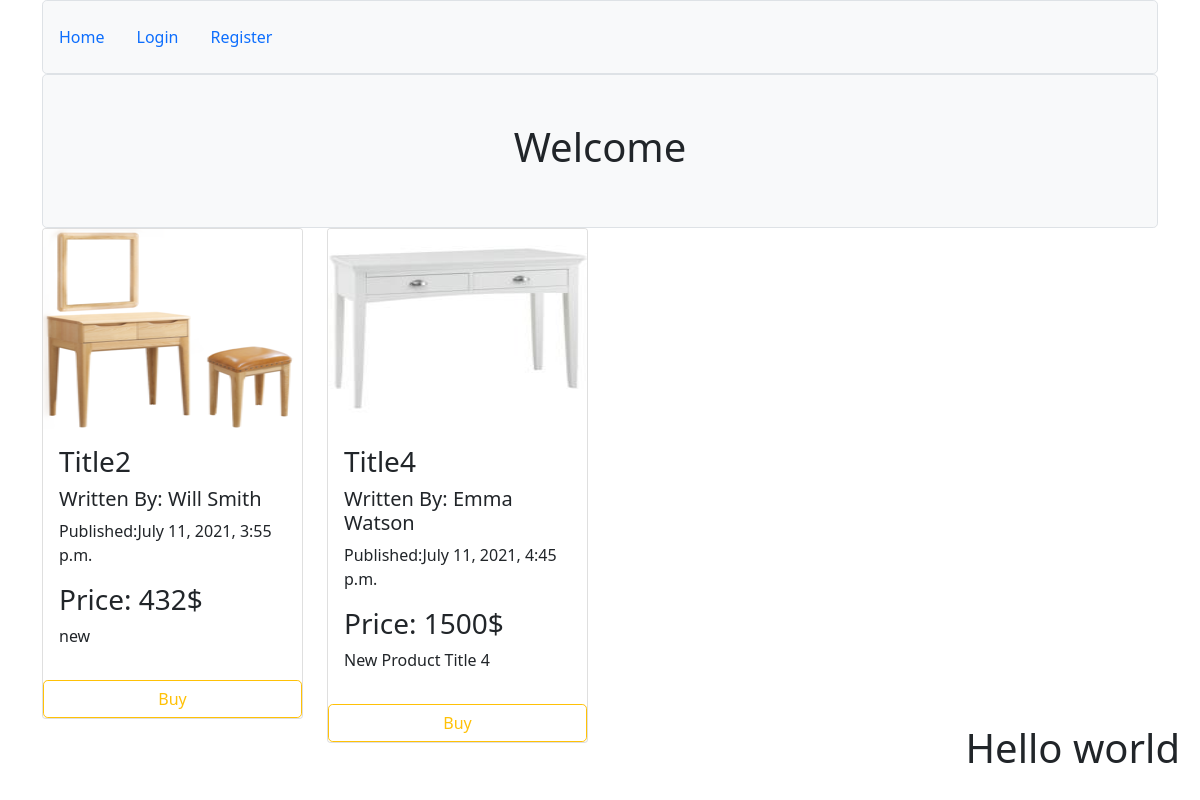
The page / on the database its author committed.
### newapp/models.py (models this page shows, shortened)
class Product(models.Model):
    title = models.CharField(max_length=64)
    description = models.TextField()
    image = models.ImageField(upload_to='images/', blank=True)
    price = models.CharField(max_length=64)
    timestamp = models.DateTimeField(auto_now_add=True, blank=True)
    published = models.BooleanField()
    author = models.ForeignKey(User, on_delete=models.CASCADE)

### newapp/views.py (the view)
# urls.py: path('', index, name='index'),
def index(request):
    products = Product.objects.filter(published=True).all()
    return render(request, 'index.html', {'products':products})

### newapp/templates/index.html (shortened to what this page needs)
{% extends 'base.html' %}
{% block content %}
    <div class="col">
        <div class="h-100 p-5 bg-light border rounded-3 text-center">
            <h1>Welcome</h1>
        </div>
    </div>
    <div class="row">
        {% for product in products%}
            <div class="col-3">
                <div class="card">
                    <img src="media/{{product.image}}" class="card-img-top" height="200px">
                    <div class="card-body">
                        <h3>{{product.title}}</h3>
                        <h5>Written By: {{product.author.first_name}} {{product.author.last_name}} </h5>
                        <p>Published:{{product.timestamp}}</p>
                        <h3>Price: {{product.price}}</h3>
                        <p>{{product.description}}</p>
                    </div>
                    {% if not request.user.is_staff %}
                        <a href="{% url 'buy_product' product.id %}" class="btn btn-outline-warning rounded-3 w-100">Buy</a>
                    {% endif %}
                </div>
            </div>
        {% endfor %}
    </div>
    <div class="position-fixed" style="bottom: 20px; right:20px;">
         <h1>Hello world</h1>
    </div>
{% endblock %}

### rows shown on the page
Product: image (picture), title "Title2", author.first_name "Will", author.last_name "Smith", timestamp "July 11, 2021, 3:55 p.m.", price "432$", description "new"
Product: image (picture), title "Title4", author.first_name "Emma", author.last_name "Watson", timestamp "July 11, 2021, 4:45 p.m.", price "1500$", description "New Product Title 4"
